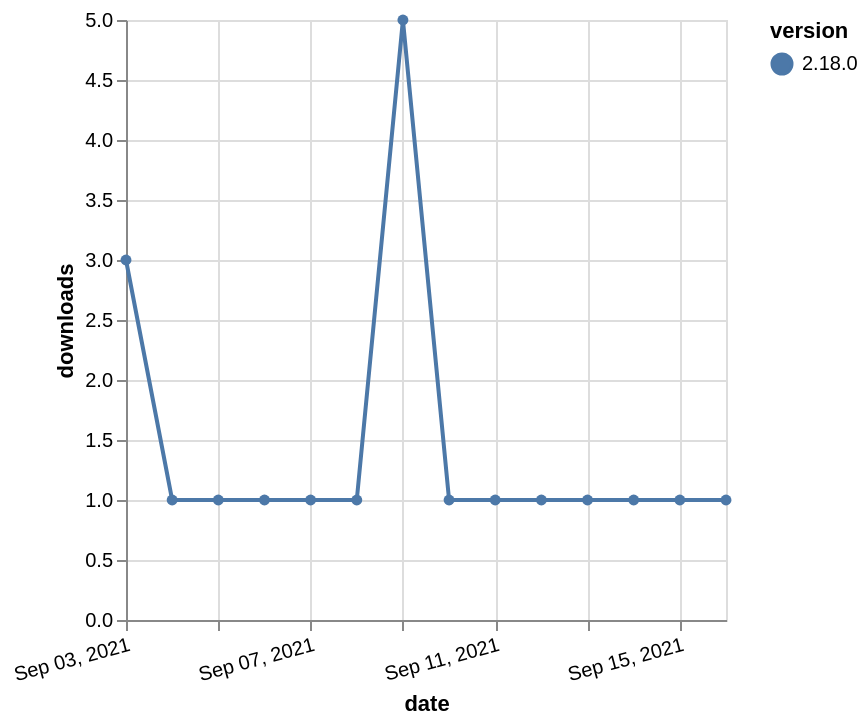

The specification (Vega-Lite) saved for this image:
### Vega-Lite specification from a JSON file in a GitHub repository (floating-point values rounded to 4 significant figures)
{"$schema": "https://vega.github.io/schema/vega-lite/v5.json", "description": "A simple bar chart with embedded data.", "data": {"values": [{"date": "2021-09-03", "total": 509, "delta": 3, "version": "2.18.0"}, {"date": "2021-09-04", "total": 510, "delta": 1, "version": "2.18.0"}, {"date": "2021-09-05", "total": 511, "delta": 1, "version": "2.18.0"}, {"date": "2021-09-06", "total": 512, "delta": 1, "version": "2.18.0"}, {"date": "2021-09-07", "total": 513, "delta": 1, "version": "2.18.0"}, {"date": "2021-09-08", "total": 514, "delta": 1, "version": "2.18.0"}, {"date": "2021-09-09", "total": 519, "delta": 5, "version": "2.18.0"}, {"date": "2021-09-10", "total": 520, "delta": 1, "version": "2.18.0"}, {"date": "2021-09-11", "total": 521, "delta": 1, "version": "2.18.0"}, {"date": "2021-09-12", "total": 522, "delta": 1, "version": "2.18.0"}, {"date": "2021-09-13", "total": 523, "delta": 1, "version": "2.18.0"}, {"date": "2021-09-14", "total": 524, "delta": 1, "version": "2.18.0"}, {"date": "2021-09-15", "total": 525, "delta": 1, "version": "2.18.0"}, {"date": "2021-09-16", "total": 526, "delta": 1, "version": "2.18.0"}]}, "width": "container", "mark": {"type": "line", "point": {"filled": true}}, "encoding": {"x": {"field": "date", "type": "temporal", "timeUnit": "yearmonthdate", "title": "date", "axis": {"labelAngle": -15}}, "y": {"field": "delta", "type": "quantitative", "title": "downloads"}, "color": {"field": "version", "type": "nominal"}, "tooltip": {"field": "delta"}}}
